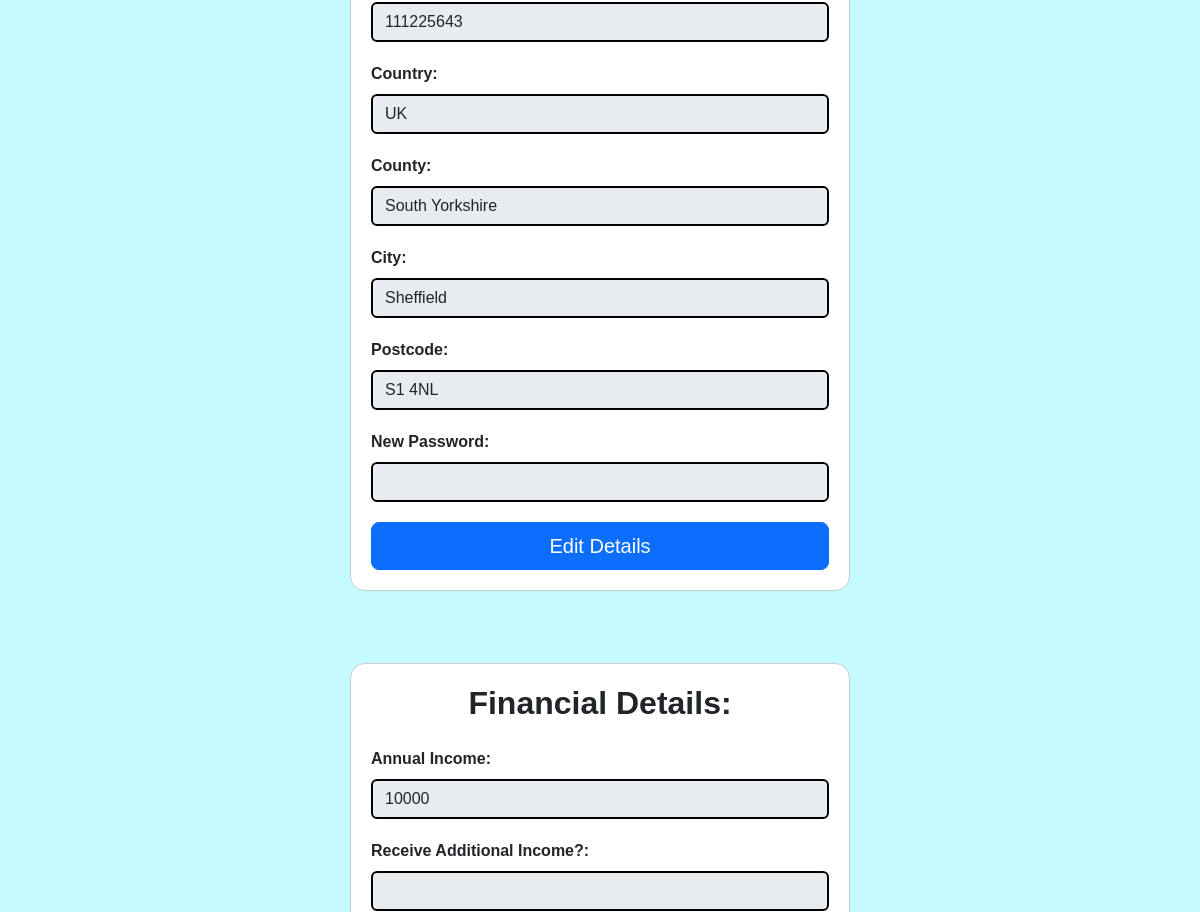
The app's page /MemberAccountDetails.php (signed in, middle part), older data.
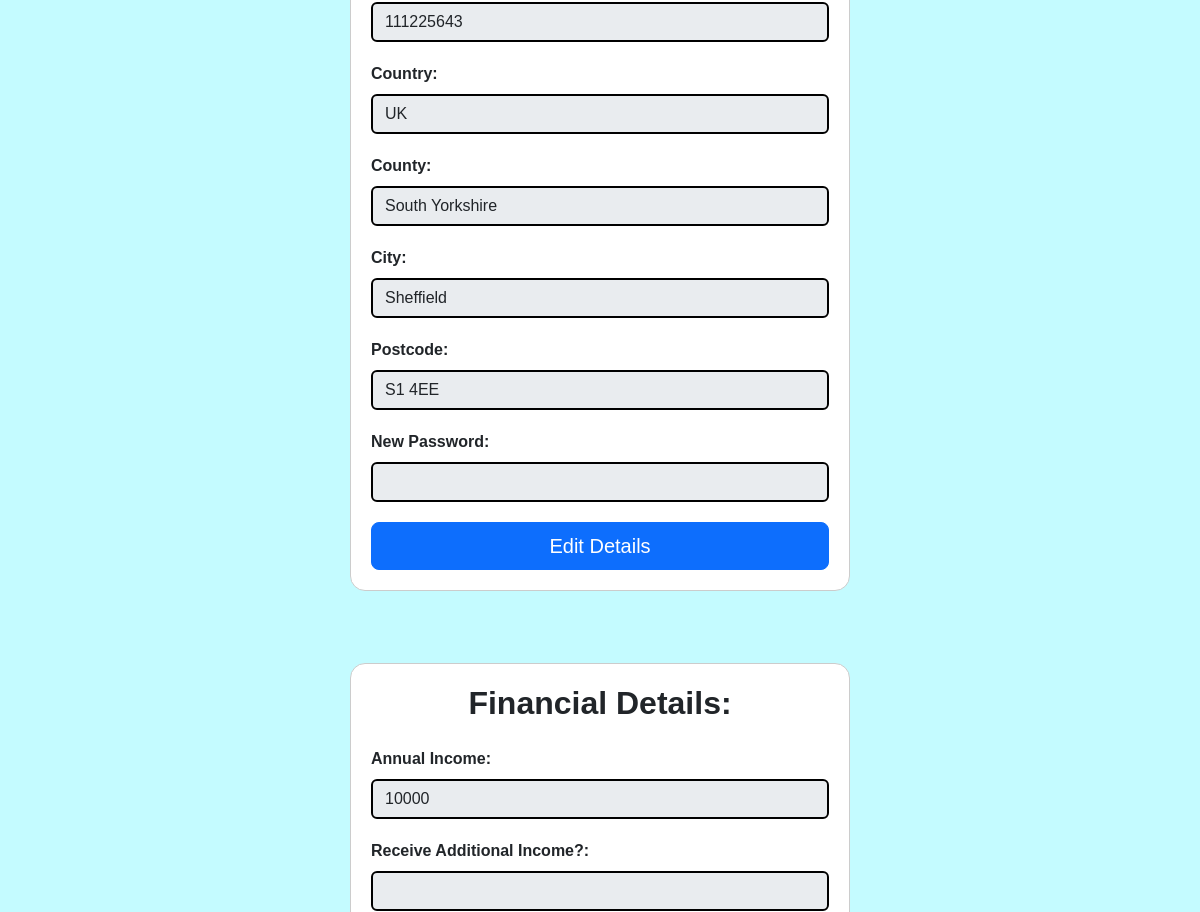
The same page, newer data.
### tables this page shows
CREATE TABLE "financialdetails" (
	"financial_ID"	INTEGER,
	"RegisteredUser_ID"	INTEGER NOT NULL,
	"annual_income"	INTEGER NOT NULL,
	"additional_income_amount"	INTEGER NOT NULL,
	"total_balance"	INTEGER NOT NULL,
	"other_commitments"	TEXT NOT NULL,
	"monthly_spending_amounts"	INTEGER NOT NULL,
	"credit_score"	TEXT NOT NULL,
	FOREIGN KEY("RegisteredUser_ID") REFERENCES "RegisteredUser"("RegisteredUser_ID"),
	PRIMARY KEY("financial_ID" AUTOINCREMENT)
);

CREATE TABLE "RegisteredUser" (
	"RegisteredUser_ID"	INTEGER NOT NULL,
	"Quote_ID"	INTEGER,
	"first_name"	TEXT NOT NULL,
	"last_name"	TEXT NOT NULL,
	"email"	TEXT NOT NULL,
	"phone_number"	INTEGER NOT NULL,
	"country"	TEXT NOT NULL,
	"county"	TEXT NOT NULL,
	"city"	TEXT NOT NULL,
	"postcode"	TEXT NOT NULL,
	"password"	TEXT NOT NULL,
	"role"	TEXT NOT NULL,
	PRIMARY KEY("RegisteredUser_ID" AUTOINCREMENT),
	FOREIGN KEY("Quote_ID") REFERENCES "Quote"("Quote_ID")
);

### MemberAccountDetails.php (the view, shortened to what this page needs)
<?php
include 'connection.php';
$RegisteredUser_ID = $_SESSION['RegisteredUser_ID'];
$sql = "SELECT ru.first_name, ru.last_name, ru.email, ru.phone_number, ru.country, ru.county, ru.city, ru.postcode, ud.annual_income , ud.additional_income_amount, ud.total_balance, ud.other_commitments, ud.monthly_spending_amounts, ud.credit_score
        FROM RegisteredUser ru
        INNER JOIN financialdetails ud ON ru.RegisteredUser_ID = ud.RegisteredUser_ID
        WHERE ru.RegisteredUser_ID='$RegisteredUser_ID'";
$result = $db->query($sql);
foreach ( $result as $row ) {
}
?>
<!DOCTYPE html>
<html lang="en">
<head>
    <link href="https://cdn.jsdelivr.net/npm/bootstrap@5.3.0-alpha1/dist/css/bootstrap.min.css" rel="stylesheet">
    <link href="style.css" rel="stylesheet"></link>
</head>
<body>
    <main>
        <div class="reg">
            <form action="MemberAccountDetails.php" method="post">
              <div class="form-group">
                <input type="tel" class="form-control" id="phone_number" name="phone_number"  value="<?php echo $row['phone_number']; ?>"required disabled>
              </div>
              <div class="form-group">
                <label for="country" class="form-label">Country:</label>
                <input type="text" class="form-control" id="country" name="country"  value="<?php echo $row['country']; ?>" required disabled>
              </div>
              <div class="form-group">
                <label for="county" class="form-label">County:</label>
                <input type="text" class="form-control" id="county" name="county" value="<?php echo $row['county']; ?>"disabled>
              </div>
              <div class="form-group">
                <label for="city" class="form-label">City:</label>
                <input type="text" class="form-control" id="city" name="city" value="<?php echo $row['city']; ?>" required disabled>
              </div>
              <div class="form-group">
                <label for="postcode" class="form-label">Postcode:</label>
                <input type="text" class="form-control" id="postcode" name="postcode" value="<?php echo $row['postcode']; ?>" required disabled>
              </div>
              <div class="form-group">
                <label for="password" class="form-label">New Password:</label>
                <input type="password" class="form-control" id="password" name="password" required disabled>
              </div>
              <button type="button" id="editBtn" class="btn btn-primary btn-lg btn-block" style="width: 100%;">Edit Details</button>
          </form>
      </div>
      <br></br>
      <br>
        <div class="reg">
            <h2 class="mb-4"><b>Financial Details:</b></h2>
                       <form action="MemberAccountDetails.php" method="post">
              <div class="form-group">
                <label for="annual_income" class="form-label">Annual Income:</label>
                <input type="text" class="form-control" id="annual_income" name="annual_income" value="<?php echo $row['annual_income']; ?>" required disabled>
              </div>
              <div class="form-group">
                <label for="additional_income_bool" class="form-label">Receive Additional Income?:</label>
                <input type="text" class="form-control" id="additional_income_bool" name="additional_income_bool" value="<?php echo $row['']; ?>" required disabled>
              </div>
          </form>
</div>
  </main>
</body>
</html>

### style.css (style rules this page uses)
* { margin: 0; padding: 0; text-decoration: none; font-family: Arial, Helvetica, sans-serif; box-sizing: border-box; list-style: none; }
main { margin-top: 50px; margin-bottom: 50px; }
body { background-color: #c4fbff; display: flex; flex-direction: column; min-height: 100vh; }
.reg { background-color: white; width: 500px; margin: auto; padding: 20px; border: 1px solid #ccc; border-radius: 15px; }
.form-group { margin-bottom: 20px; }
.form-control { border: 2px solid black; }
h2 { text-align: center; }
label { display: block; font-weight: bold; }

Row changes from the older to the newer data that the page shows:
changed through a linked row, financialdetails "UK": postcode "S1 4NL" → "S1 4EE"
